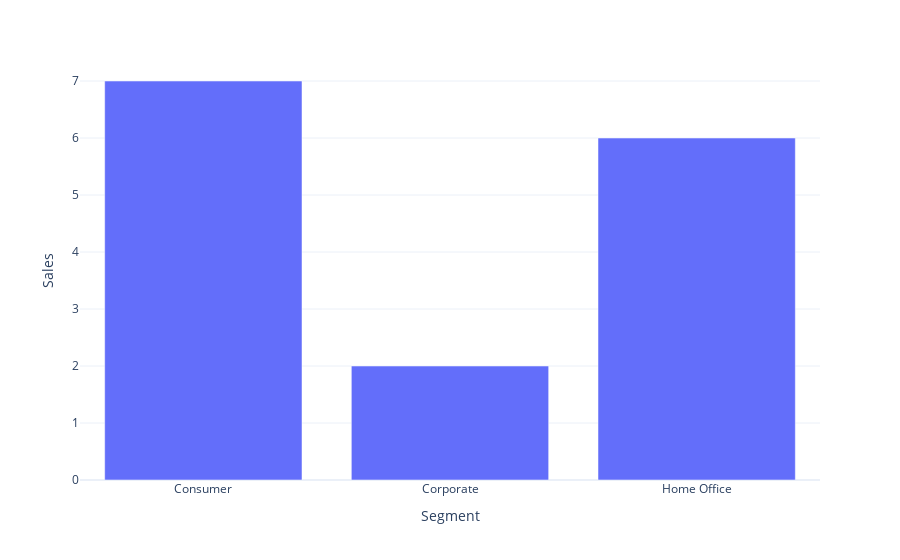

The cell this chart's notebook holds for it:
### Code cell
#px.bar(citydata[citydata['City'] =='Fort Lauderdale'],x='Segment',y='Sales')

### Figure 1 — Plotly figure (JSON) as saved in the notebook; plotly's stock layout.template omitted (floating-point values rounded to 4 significant figures)
{"data": [{"alignmentgroup": "True", "hovertemplate": "Segment=%{x}<br>Sales=%{y}<extra></extra>", "legendgroup": "", "marker": {"color": "#636efa", "pattern": {"shape": ""}}, "name": "", "offsetgroup": "", "orientation": "v", "showlegend": false, "textposition": "auto", "type": "bar", "x": ["Consumer", "Corporate", "Home Office"], "xaxis": "x", "y": [7, 2, 6], "yaxis": "y"}], "layout": {"barmode": "relative", "legend": {"tracegroupgap": 0}, "margin": {"t": 60}, "xaxis": {"anchor": "y", "domain": [0, 1], "title": {"text": "Segment"}}, "yaxis": {"anchor": "x", "domain": [0, 1], "title": {"text": "Sales"}}}}
